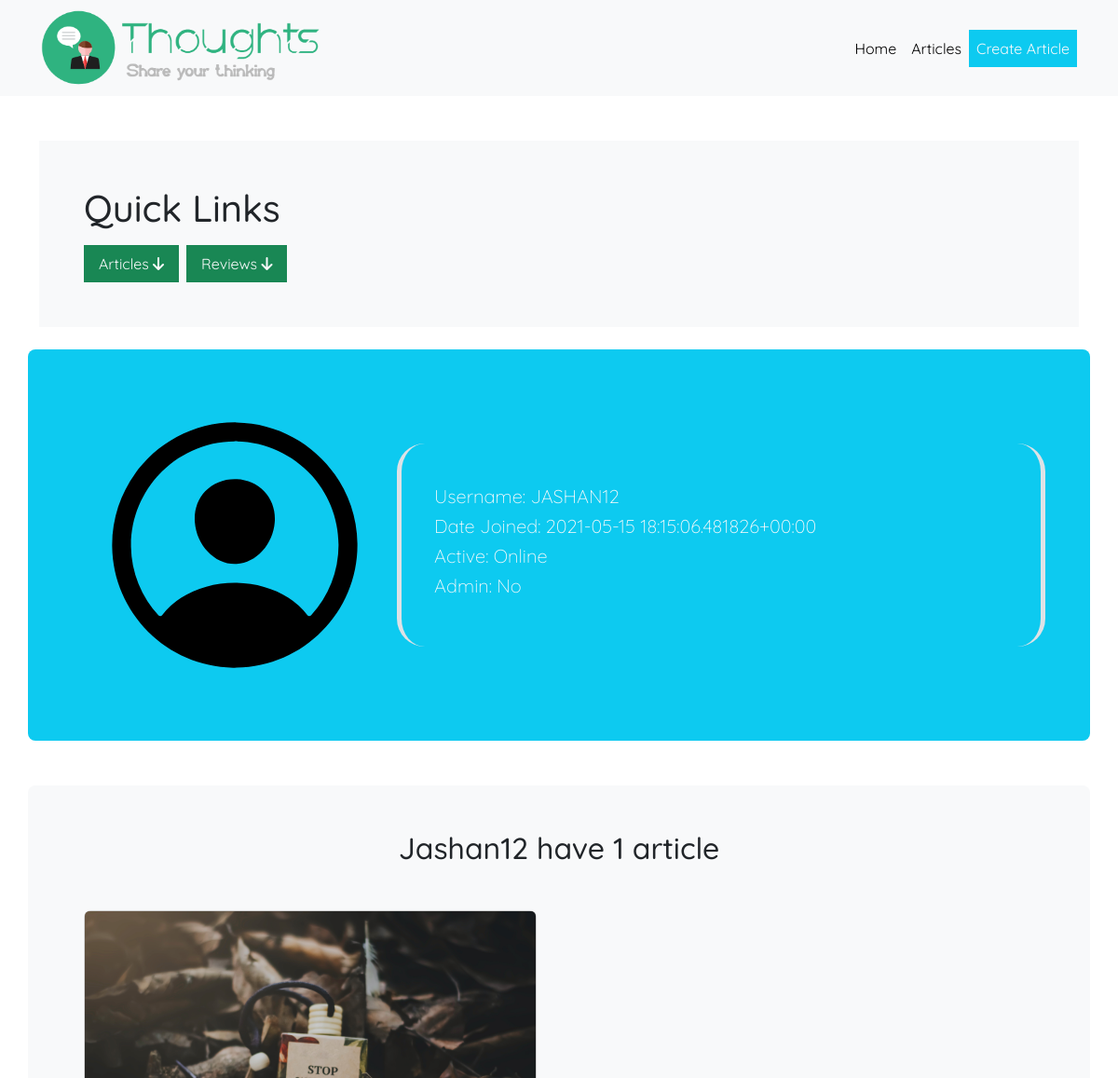
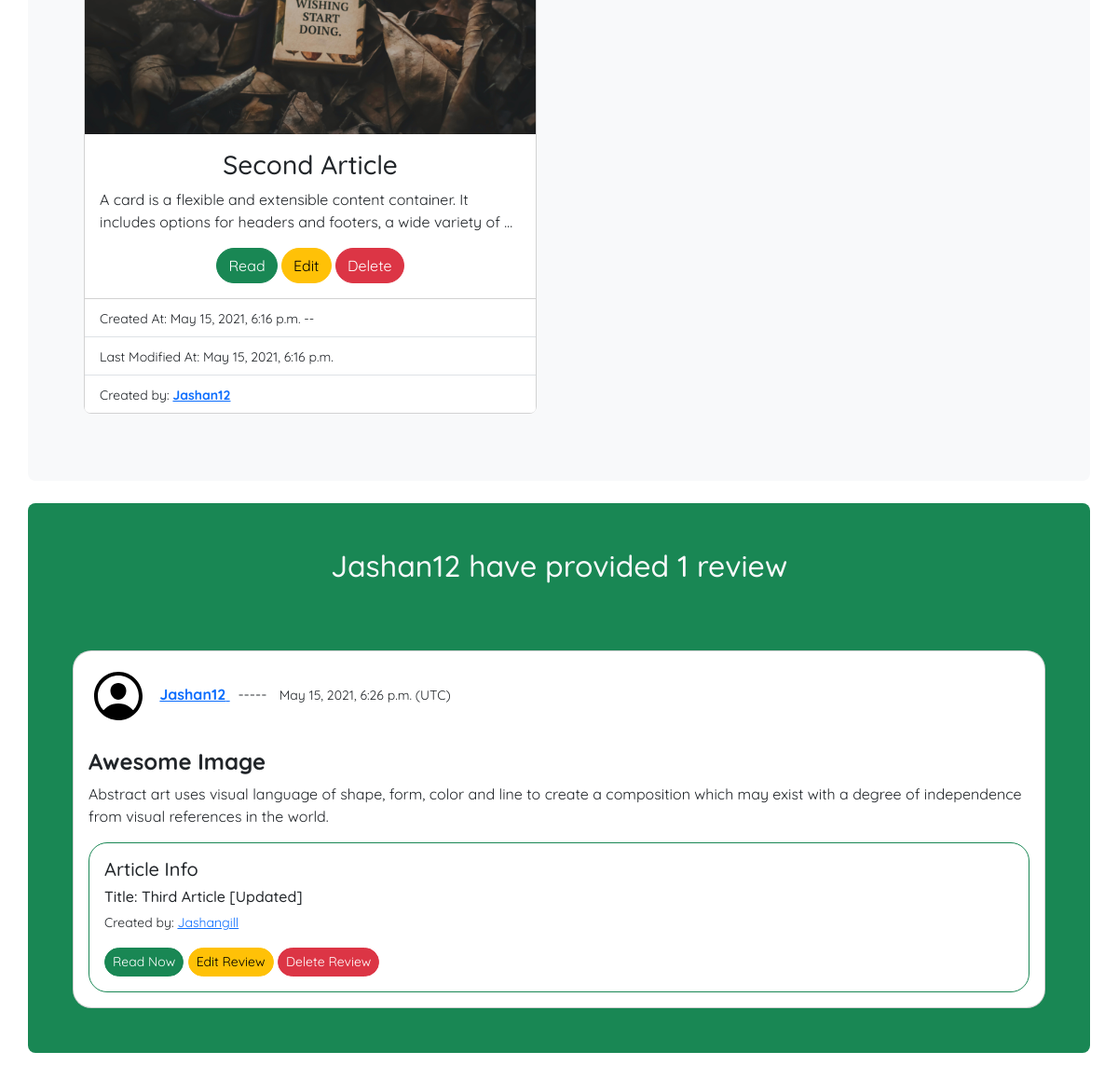
The app's page /user/private/jashan12 (signed in) with its own data (2 pictures, top to bottom).
### article/models.py (models this page shows, shortened)
class Article(models.Model):
    title = models.CharField(max_length=256)
    cover_image = models.ImageField(upload_to="article/images/")
    body = models.TextField(null=True)
    modifiedAt = models.DateTimeField(auto_now=True, null=True)
    createdAt = models.DateTimeField(auto_now_add=True, null=True)
    featured = models.BooleanField(default=False)
    user = models.ForeignKey(User, on_delete=models.CASCADE)

class Review(models.Model):
    title = models.CharField(max_length=30)
    body = models.TextField()
    createdAt = models.DateTimeField(auto_now=True)
    user = models.ForeignKey(User, on_delete=models.CASCADE)
    article = models.ForeignKey(Article, on_delete=models.CASCADE)

### user/views.py (the view)
# urls.py: path("user/private/<str:username>", views.privateProfile, name="user.own_profile")
@login_required
def privateProfile(request, username):
    user = User.objects.get(username=username)
    articles = Article.objects.filter(user=user)
    reviews = Review.objects.filter(user=user)
    context = {
        'user': user,
        'articles': articles,
        'reviews': reviews,
    }
    return render(request, "user/privateProfile.html", context)

### user/templates/user/privateProfile.html (shortened to what this page needs)
{% extends 'base/base.html' %}
{% block content %}
    <div class="p-5 mb-4 bg-light">
        <h1>Quick Links</h1>
        <nav class="nav mt-3">
            <a class="nav-link active bg-success text-light me-2" aria-current="page" href="#articles" >Articles <i class="fas fa-arrow-down"></i> </a>
            <a class="nav-link active bg-success text-light me-2" aria-current="page" href="#reviews">Reviews <i class="fas fa-arrow-down"></i> </a>
        </nav>
    </div>
    <div class="profile">
        <div class="profile-info rounded-3 row align-items-center bg-info p-5">
            <div class="col-md-4">
                {% load static %}
                <img src="{% static 'base/person.svg' %}" alt="Avatar">
            </div>
            <div class="col-md-8 border-start border-end">
                <h1 class='lead text-light'>Username: {{user.username|upper}}</h1>
                <h1 class='lead text-light'>Date Joined: {{user.date_joined|upper}}</h1>
                <h1 class='lead text-light'>
                    Active: {% if user.is_active %} Online {% else %} Offline {% endif %}
                </h1>
                <h1 class='lead text-light'>
                    Admin: {% if user.is_superuser %} Yes {% else %} No {% endif %}
                </h1>
            </div>
        </div>
        <div id="articles" class="profile-articles rounded-3 row align-items-center bg-light p-5 mt-5">
            <h2 class='text-center mb-5'> <span class="text-capitalize">{{user.username}}</span> have {{articles.count}} article{{articles.count|pluralize}}</h2>
            <div class="row">
            {% for article in articles %}
                <div class="col-12 col-md-6">
                    <div class="card rounded-3 mb-4">
                    <img
                        src="{{article.cover_image.url}}"
                        class="card-img-top"
                        alt="{{article.title}}"
                    />
                    <div class="card-body">
                        <h3 class="card-title text-center">
                        {{article.title|truncatewords:3 }}
                        </h3>
                        <p class="card-text">{{article.body|truncatewords:20}}</p>
                        <div class="text-center">
                        <a
                            href="{% url 'article.article_detail' article.id  %}"
                            class="btn btn-success rounded-pill"
                            >Read</a
                        >
                        <a
                            href="{% url 'article.article_update' article.id  %}"
                            class="btn btn-warning rounded-pill"
                            >Edit</a
                        >
                        <a
                            href="{% url 'article.article_delete' article.id  %}"
                            class="btn btn-danger rounded-pill"
                            >Delete</a
                        >
                        </div>
                    </div>
                    <ul class="list-group list-group-flush">
                        <li class="list-group-item">
                        <small> Created At: {{article.createdAt}} -- {{admin}} </small>
                        </li>
                        <li class="list-group-item">
                        <small> Last Modified At: {{article.modifiedAt}} </small>
                        </li>
                        <li class="list-group-item">
                            <small> Created by: <a class="text-capitalize fw-bolder" href="/user/{{article.user.username}}"> {{article.user.username}} </a>
                            </small>
                        </li>
                    </ul>
                    </div>
                </div>
            {% endfor %}
            </div>
        </div>
        <div id="reviews" class="profile-reviews rounded-3 row align-items-center bg-success p-5 mt-4">
            <h2 class='text-center text-light mb-5'> <span class="text-capitalize">{{user.username}}</span> have provided {{reviews.count}} review{{reviews.count|pluralize}}</h2>
            {% for review in reviews %}
                <div class="review card text-dark rounded-20 p-3 mt-4">
                    <div>
                        {% load static %}
                        <img src="{% static 'base/person.svg' %}" class="person d-inline-block me-2" />
                        <a href="/user/{{review.user.username}}">
                            <strong class="text-capitalize">{{review.user.username}}</strong>
                        </a>
                        &nbsp ----- &nbsp
                        <small>{{review.createdAt}} (UTC)</small>
                    </div>
                    <br>
                    <h4><strong>{{review.title}}</strong></h4>
                    <p>{{review.body}}</p>
                    <div class="border border-1 border-success rounded-20 p-3">
                        <h5>Article Info</h3>
                        <h6>Title: {{review.article.title}}</h4>
                        <small class="d-block">Created by: <a class="text-capitalize" href="{% url 'user.user_profile' review.article.user.username %}">{{review.article.user.username}}</a></small>
                        <button class="btn btn-success btn-sm mt-3 rounded-pill">Read Now</button>
                        <a href="{% url 'article.review_update' review.id %}" class="btn btn-warning btn-sm mt-3 rounded-pill">Edit Review</a>
                        <a href="{% url 'article.review_delete' review.id %}" class="btn btn-danger btn-sm mt-3 rounded-pill">Delete Review</a>
                    </div>
                </div>
            {% endfor %}
        </div>
    </div>
{% endblock %}

### static/base/style.css (style rules this page uses)
body { font-family: Quicksand, 'Segoe UI', Tahoma, Geneva, Verdana, sans-serif; }
.rounded-20 { border-radius: 20px; }
.review .person { height: 64px; }
.profile .profile-info .border-end { border-right: 5px solid #dee2e6 !important; border-radius: 30px; }
.profile .profile-info .border-start { border-left: 5px solid #dee2e6 !important; padding-top: 45px; border-radius: 30px; padding-left: 35px; padding-bottom: 45px; }

### records on screen
Article: cover_image (picture), title "Second Article", body "A card is a flexible and extensible content container. It includes options for headers and footers, a wide variety of …", createdAt "May 15, 2021, 6:16 p.m.", modifiedAt "May 15, 2021, 6:16 p.m.", user.username "Jashan12"
Review: user.username "Jashan12", createdAt "May 15, 2021, 6:26 p.m.", title "Awesome Image", body "Abstract art uses visual language of shape, form, color and line to create a composition which may exist with a degree of independence from visual references in the world.", article "Third Article [Updated]", article.user.username "Jashangill"

### other values on screen
{{ user.username|upper }} "JASHAN12"
{{ user.date_joined|upper }} "2021-05-15 18:15:06.481826+00:00"
{{ user.username }} "Jashan12"
{{ articles.count }} "1"
{{ reviews.count }} "1"
